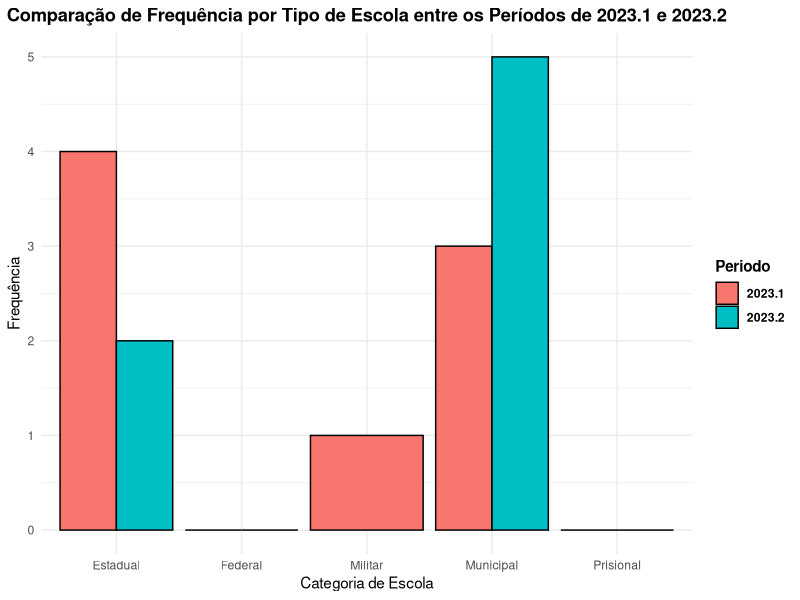

Generate this figure with R:
# Instale o ggplot2 caso ainda não tenha
# install.packages("ggplot2")

library(ggplot2)

# Criando os dados
dados <- data.frame(
  Periodo = rep(c("2023.1", "2023.2"), each = 4),
  Categoria = c("Estadual", "Municipal", "Federal", "Militar", 
                "Estadual", "Municipal", "Federal", "Prisional"),
  Frequencia = c(4, 3, 0, 1, 2, 5, 0, 0)
)

# Gráfico de barras agrupadas
ggplot(dados, aes(x = Categoria, y = Frequencia, fill = Periodo)) +
  geom_bar(stat = "identity", position = "dodge", color = "black") +
  labs(
    title = "Comparação de Frequência por Tipo de Escola entre os Períodos de 2023.1 e 2023.2",
    x = "Categoria de Escola",
    y = "Frequência"
  ) +
  theme_minimal() +
  theme(
    plot.title = element_text(hjust = 0.5, face = "bold"),
    legend.title = element_text(face = "bold"),
    legend.text = element_text(face = "bold")
  )
